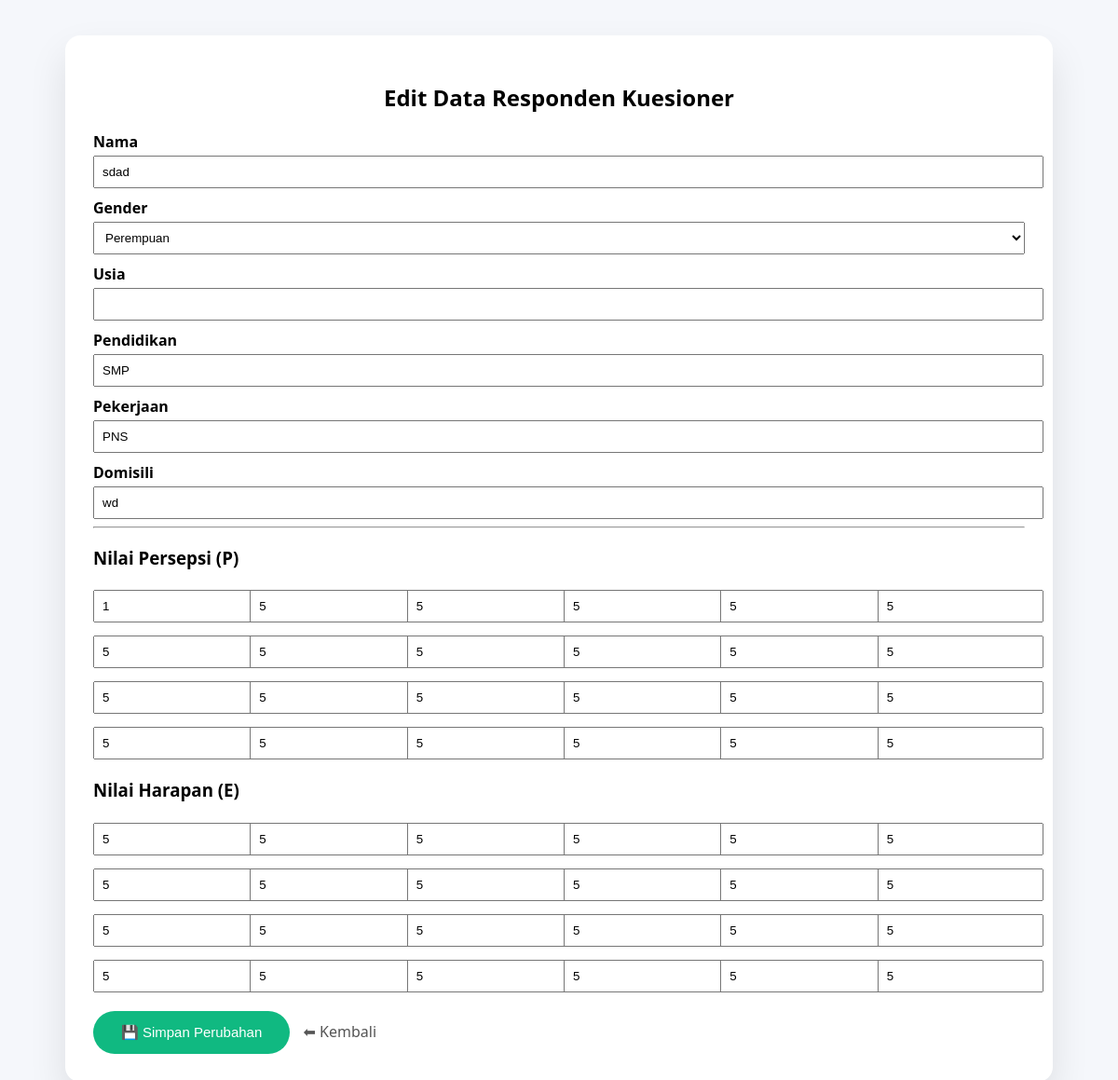
The app's page /edit_responden.php?id=1 (signed in) with its own data.
### tables this page shows
CREATE TABLE `jawabankuesioner` (
  `id_jawaban` int(11) NOT NULL,
  `nama` varchar(100) NOT NULL,
  `gender` varchar(20) NOT NULL,
  `usia` varchar(20) NOT NULL,
  `pendidikan` varchar(50) NOT NULL,
  `pekerjaan` varchar(50) NOT NULL,
  `domisili` varchar(100) NOT NULL,
  `p1` int(11) NOT NULL,
  `p2` int(11) NOT NULL,
  `p3` int(11) NOT NULL,
  `p4` int(11) NOT NULL,
  `p5` int(11) NOT NULL,
  `p6` int(11) NOT NULL,
  `p7` int(11) NOT NULL,
  `p8` int(11) NOT NULL,
  `p9` int(11) NOT NULL,
  `p10` int(11) NOT NULL,
  `p11` int(11) NOT NULL,
  `p12` int(11) NOT NULL,
  `p13` int(11) NOT NULL,
  `p14` int(11) NOT NULL,
  `p15` int(11) NOT NULL,
  `p16` int(11) NOT NULL,
  `p17` int(11) NOT NULL,
  `p18` int(11) NOT NULL,
  `p19` int(11) NOT NULL,
  `p20` int(11) NOT NULL,
  `p21` int(11) NOT NULL,
  `p22` int(11) NOT NULL,
  `p23` int(11) NOT NULL,
  `p24` int(11) NOT NULL,
  `e1` int(11) NOT NULL,
  `e2` int(11) NOT NULL,
  `e3` int(11) NOT NULL,
  `e4` int(11) NOT NULL,
  `e5` int(11) NOT NULL,
  `e6` int(11) NOT NULL,
  `e7` int(11) NOT NULL,
  `e8` int(11) NOT NULL,
  `e9` int(11) NOT NULL,
  `e10` int(11) NOT NULL,
  `e11` int(11) NOT NULL,
  `e12` int(11) NOT NULL,
  `e13` int(11) NOT NULL,
  `e14` int(11) NOT NULL,
  `e15` int(11) NOT NULL,
  `e16` int(11) NOT NULL,
  `e17` int(11) NOT NULL,
  `e18` int(11) NOT NULL,
  `e19` int(11) NOT NULL,
  `e20` int(11) NOT NULL,
  `e21` int(11) NOT NULL,
  `e22` int(11) NOT NULL,
  `e23` int(11) NOT NULL,
  `e24` int(11) NOT NULL,
  `waktu` timestamp NOT NULL DEFAULT current_timestamp()
);

### edit_responden.php (the view, shortened to what this page needs)
<?php
include "config.php";
$id = $_GET['id'] ?? null;
$query = mysqli_query($koneksi, "SELECT * FROM jawabankuesioner WHERE id_jawaban='$id'");
$data = mysqli_fetch_assoc($query);
?>
<!DOCTYPE html>
<html lang="id">
<head>
</head>
<body>
<div class="card">
<h2>Edit Data Responden Kuesioner</h2>
<form method="post">
<label>Nama</label>
<input type="text" name="nama" value="<?= $data['nama'] ?>" required>
<label>Gender</label>
<select name="gender">
    <option <?= $data['gender']=="Perempuan"?'selected':'' ?>>Perempuan</option>
</select>
<label>Usia</label>
<input type="number" name="usia" value="<?= $data['usia'] ?>">
<label>Pendidikan</label>
<input type="text" name="pendidikan" value="<?= $data['pendidikan'] ?>">
<label>Pekerjaan</label>
<input type="text" name="pekerjaan" value="<?= $data['pekerjaan'] ?>">
<label>Domisili</label>
<input type="text" name="domisili" value="<?= $data['domisili'] ?>">
<hr>
<h3>Nilai Persepsi (P)</h3>
<div class="grid">
<?php for($i=1;$i<=24;$i++): ?>
    <input type="number" min="1" max="5" name="p<?= $i ?>" value="<?= $data["p$i"] ?>">
<?php endfor; ?>
</div>
<h3>Nilai Harapan (E)</h3>
<div class="grid">
<?php for($i=1;$i<=24;$i++): ?>
    <input type="number" min="1" max="5" name="e<?= $i ?>" value="<?= $data["e$i"] ?>">
<?php endfor; ?>
</div>
<button type="submit" name="simpan">💾 Simpan Perubahan</button>
<a href="admin.php" class="back">⬅ Kembali</a>
</form>
</div>
</body>
</html>

### edit_responden.php (style rules this page uses)
body { font-family:"Segoe UI",Arial,sans-serif; background:#f5f7fb; padding:30px; }
.card { max-width:1000px; margin:auto; background:#fff; padding:30px; border-radius:16px; box-shadow:0 20px 40px rgba(0,0,0,.1); }
h2 { text-align:center; margin-bottom:20px; }
label { font-weight:600; display:block; margin-top:10px; }
input, select { width:100%; padding:8px; margin-top:4px; }
.grid { display:grid; grid-template-columns:repeat(6,1fr); gap:10px; margin-bottom:20px; }
button { background:#10b981; color:#fff; border:none; padding:14px 30px; border-radius:999px; cursor:pointer; font-size:15px; }
.back { margin-left:10px; text-decoration:none; color:#555; }

### records on screen
jawabankuesioner: nama "sdad", gender "Perempuan", pendidikan "SMP", pekerjaan "PNS", domisili "wd", p1 "1", p2 "5", p3 "5", p4 "5", p5 "5", p6 "5", p7 "5", p8 "5", p9 "5", p10 "5", p11 "5", p12 "5", p13 "5", p14 "5", p15 "5", p16 "5", p17 "5", p18 "5", p19 "5", p20 "5", p21 "5", p22 "5", p23 "5", p24 "5", e1 "5", e2 "5", e3 "5", e4 "5", e5 "5", e6 "5", e7 "5", e8 "5", e9 "5", e10 "5", e11 "5", e12 "5", e13 "5", e14 "5", e15 "5", e16 "5", e17 "5", e18 "5", e19 "5", e20 "5", e21 "5", e22 "5", e23 "5", e24 "5"
